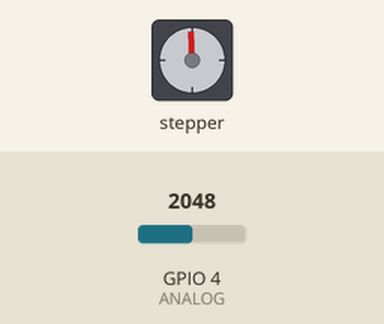
Recording of a sketch running on a simulated ESP32. Shown: stepper motor. Inputs (shaded band) come from the test bench; at power-on: GPIO 4 (ANALOG) = 2048. Stepper angles assume 200 steps per turn; what the sketch prints to the serial monitor is not drawn.

Above: at 1.2 s.
1.3 s: GPIO 4 (ANALOG) set to 2020
4.3 s: GPIO 4 (ANALOG) set to 2047
At 12.8 s:
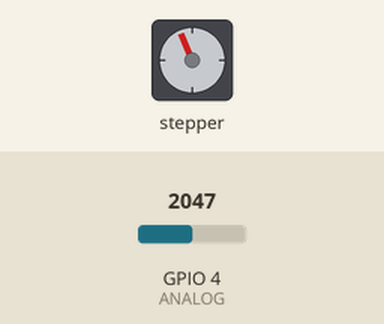
At 23.8 s:
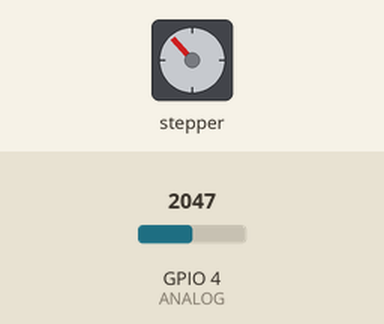
Timing chart, 0 to 25.5 s (numbered marks = the images above; inputs shaded):
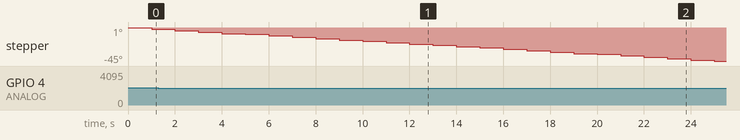

The sketch:

SPR_test.ino
```cpp
#include <ESP_FlexyStepper.h>

#define PULSE_1 23
#define DIRECTION_1 22
#define ANALOG 4
#define CORE 1

const int maxAnalog = 2048*2;
const int REVOLUTIONS = 1;
const int maxSPR = 2000;

int RPS = 1;
int ACC = 1;
int target = REVOLUTIONS;
int direction = 1;
double timer = millis();

int SPR;

ESP_FlexyStepper stepper_1;

void setup() {
  Serial.begin(115200);
  stepper_1.connectToPins(PULSE_1, DIRECTION_1);
  stepper_1.setStepsPerRevolution(1);
  stepper_1.setAccelerationInRevolutionsPerSecondPerSecond(ACC);
  stepper_1.setDecelerationInRevolutionsPerSecondPerSecond(ACC);
  stepper_1.setSpeedInRevolutionsPerSecond(RPS);
  stepper_1.setTargetPositionToStop();
  stepper_1.startAsService(CORE);

}

void loop() {
  SPR = (analogRead(ANALOG)*maxSPR/maxAnalog) + 1;
  stepper_1.setStepsPerRevolution(SPR);
  Serial.print("SPR: ");
  Serial.print(SPR);
  Serial.print(" SPEED: ");
  Serial.print(stepper_1.getCurrentVelocityInRevolutionsPerSecond());
  Serial.print(" REV: ");
  Serial.print(stepper_1.getCurrentPositionInRevolutions());
  Serial.print(" TARGET: ");
  Serial.println(stepper_1.getTargetPositionInRevolutions());
  if (stepper_1.getDistanceToTargetSigned() == 0 && direction*target > 0) {
    direction *= -1;
    timer = millis() + 1000;
  }
  if (millis() > timer && direction*target < 0) {
    target =  direction*REVOLUTIONS;
    stepper_1.setTargetPositionInRevolutions(target);
    timer = millis() + 1000;
  }
}
```
